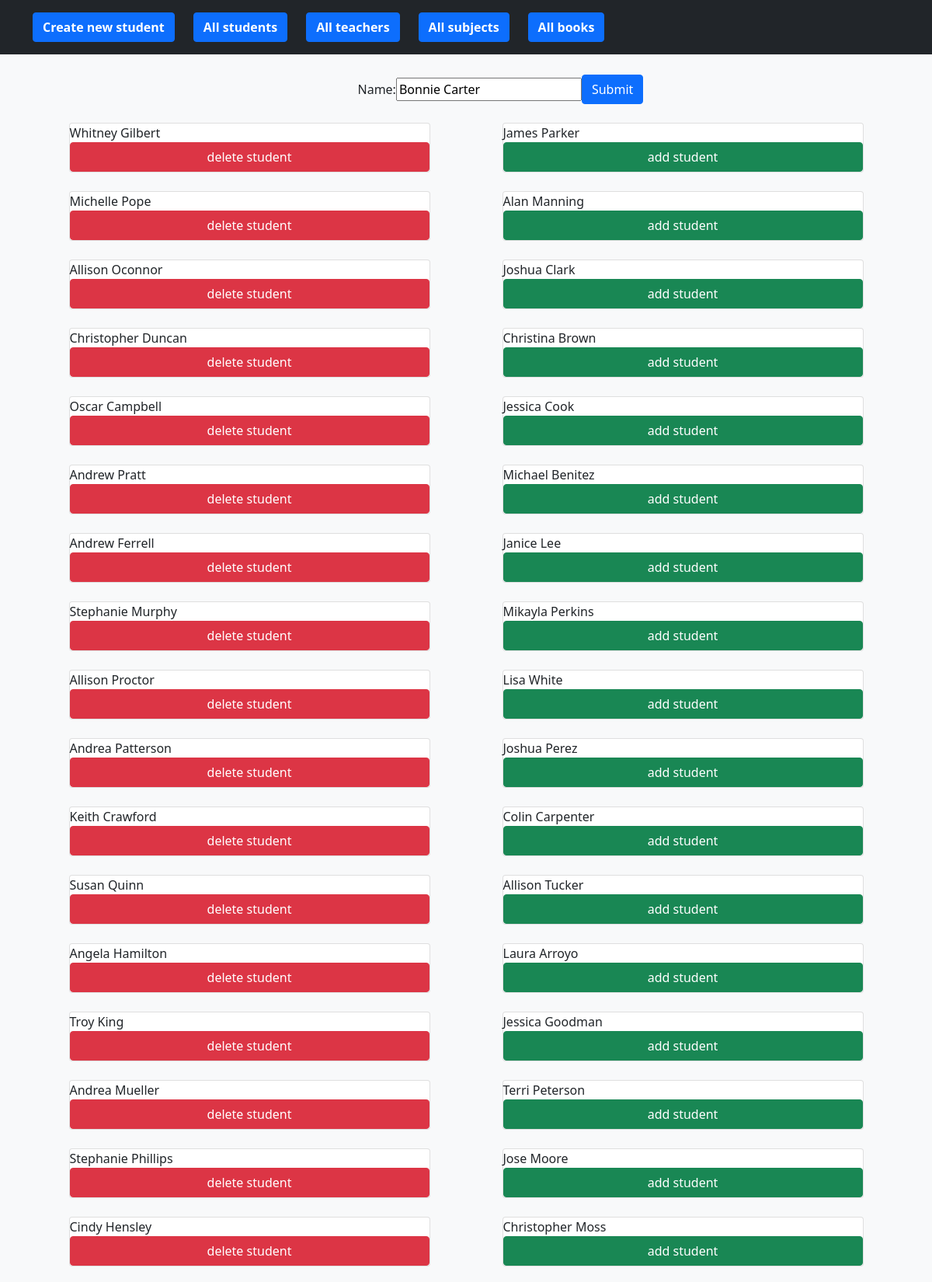
The page /teachers/update/1 (upper part) on the database its author committed.
### app/models.py (models this page shows)
class Teacher(models.Model):
    id = models.AutoField(primary_key=True)
    name = models.CharField(max_length=200)
    students = models.ManyToManyField(
        to='app.Student',
        related_name='teachers',
        related_query_name='teachers',
    )
    created_at = models.DateTimeField(auto_now_add=True, null=True)
    updated_at = models.DateTimeField(auto_now=True, null=True)

class Student(models.Model):
    id = models.AutoField(primary_key=True)
    name = models.CharField(max_length=200)
    surname = models.CharField(max_length=200)
    age = models.IntegerField(null=True)
    sex = models.CharField(max_length=200)
    address = models.CharField(max_length=200)
    description = models.TextField()
    birthday = models.CharField(max_length=200)
    email = models.CharField(max_length=200)
    picture = models.ImageField(upload_to='students_picture/', null=True)
    social_url = models.CharField(null=True, max_length=200)
    normalized_name = models.CharField(null=True, max_length=200)
    book = models.OneToOneField('app.Book', on_delete=models.CASCADE,
                                null=True, related_name='student',
                                related_query_name='student')
    subject = models.ForeignKey(to='app.Subject', on_delete=models.SET_NULL,
                                null=True, related_name='students')
    created_at = models.DateTimeField(auto_now_add=True, null=True)
    updated_at = models.DateTimeField(auto_now=True, null=True)

### app/views.py (the view, shortened to what this page needs)
# urls.py: path('teachers/update/<id>', UpdateTeacherView.as_view(),
class UpdateTeacherView(View):
    def get(self, request, id):
        teacher = get_object_or_404(Teacher, id=id)
        teacher_form = TeacherForm(instance=teacher)
        teacher_students = Student.objects.filter(
            teachers__name=teacher.name)
        no_teacher_students = Student.objects.exclude(
            teachers__name=teacher.name)
        context = {
            'teacher_form': teacher_form,
            'teacher': teacher,
            'teacher_students': teacher_students,
            'no_teacher_students': no_teacher_students,
        }
        return render(request, 'teacher_update.html', context=context)

### app/forms.py
class TeacherForm(ModelForm):
    class Meta:
        model = Teacher
        fields = [
            'name',
        ]

### app/templates/teacher_update.html (shortened to what this page needs)
{% extends 'base.html' %}
{% block body %}
<div class="album py-5 bg-light mt-5">
    <div class="container">
         <form action="{% url 'teacher_update' id=teacher.id %}" method="POST" class="d-flex flex-column mx-auto col-md-12 align-items-center">
             <div class="col-md-3 mb-4 d-flex flex-row align-items-center">
                {{ teacher_form }}
                <button type="submit" class="btn btn-primary">Submit</button>
            </div>
             <div class="d-flex flex-row mx-auto col-md-12">
                <div class="d-flex flex-column mx-auto col-md-5">
                     {% for student in teacher_students %}
                         <div class="d-flex flex-column card mb-4 box-shadow">
                            {{ student.name }} {{ student.surname }}
                            <button class="btn btn-danger col-md-12" type="submit" name="delete_student" value={{student.id}}>delete student</button>
                        </div>
                     {% endfor %}
                </div>
            <div class="d-flex flex-column mx-auto col-md-5">
             {% for student in no_teacher_students %}
                <div class="d-flex flex-column card mb-4 box-shadow">
                    {{ student.name }} {{ student.surname }}
                    <button class="btn btn-success col-md-12" type="submit" name="add_student" value={{student.id}}>add student</button>
                </div>
             {% endfor %}
             </div>
         </form>
    </div>
</div>
{% endblock %}

### rows shown on the page
Teacher: name "Bonnie Carter"
Student: name "Whitney", surname "Gilbert", {{ student.id }} 1 (drawn)
Student: name "Michelle", surname "Pope", {{ student.id }} 10 (drawn)
Student: name "Allison", surname "Oconnor", {{ student.id }} 8 (drawn)
Student: name "Christopher", surname "Duncan", {{ student.id }} 6 (drawn)
Student: name "Oscar", surname "Campbell", {{ student.id }} 5 (drawn)
Student: name "Andrew", surname "Pratt", {{ student.id }} 4 (drawn)
Student: name "Andrew", surname "Ferrell", {{ student.id }} 3 (drawn)
Student: name "Stephanie", surname "Murphy", {{ student.id }} 2 (drawn)
Student: name "Allison", surname "Proctor", {{ student.id }} 22 (drawn)
Student: name "Andrea", surname "Patterson", {{ student.id }} 21 (drawn)
Student: name "Keith", surname "Crawford", {{ student.id }} 20 (drawn)
Student: name "Susan", surname "Quinn", {{ student.id }} 19 (drawn)
Student: name "Angela", surname "Hamilton", {{ student.id }} 18 (drawn)
Student: name "Troy", surname "King", {{ student.id }} 17 (drawn)
Student: name "Andrea", surname "Mueller", {{ student.id }} 16 (drawn)
Student: name "Stephanie", surname "Phillips", {{ student.id }} 15 (drawn)
Student: name "Cindy", surname "Hensley", {{ student.id }} 14 (drawn)
Student: name "James", surname "Parker", {{ student.id }} 7 (drawn)
Student: name "Alan", surname "Manning", {{ student.id }} 11 (drawn)
Student: name "Joshua", surname "Clark", {{ student.id }} 23 (drawn)
Student: name "Christina", surname "Brown", {{ student.id }} 24 (drawn)
Student: name "Jessica", surname "Cook", {{ student.id }} 25 (drawn)
Student: name "Michael", surname "Benitez", {{ student.id }} 26 (drawn)
Student: name "Janice", surname "Lee", {{ student.id }} 27 (drawn)
Student: name "Mikayla", surname "Perkins", {{ student.id }} 28 (drawn)
Student: name "Lisa", surname "White", {{ student.id }} 29 (drawn)
Student: name "Joshua", surname "Perez", {{ student.id }} 30 (drawn)
Student: name "Colin", surname "Carpenter", {{ student.id }} 31 (drawn)
Student: name "Allison", surname "Tucker", {{ student.id }} 32 (drawn)
Student: name "Laura", surname "Arroyo", {{ student.id }} 33 (drawn)
Student: name "Jessica", surname "Goodman", {{ student.id }} 34 (drawn)
Student: name "Terri", surname "Peterson", {{ student.id }} 35 (drawn)
Student: name "Jose", surname "Moore", {{ student.id }} 36 (drawn)
Student: name "Christopher", surname "Moss", {{ student.id }} 37 (drawn)
